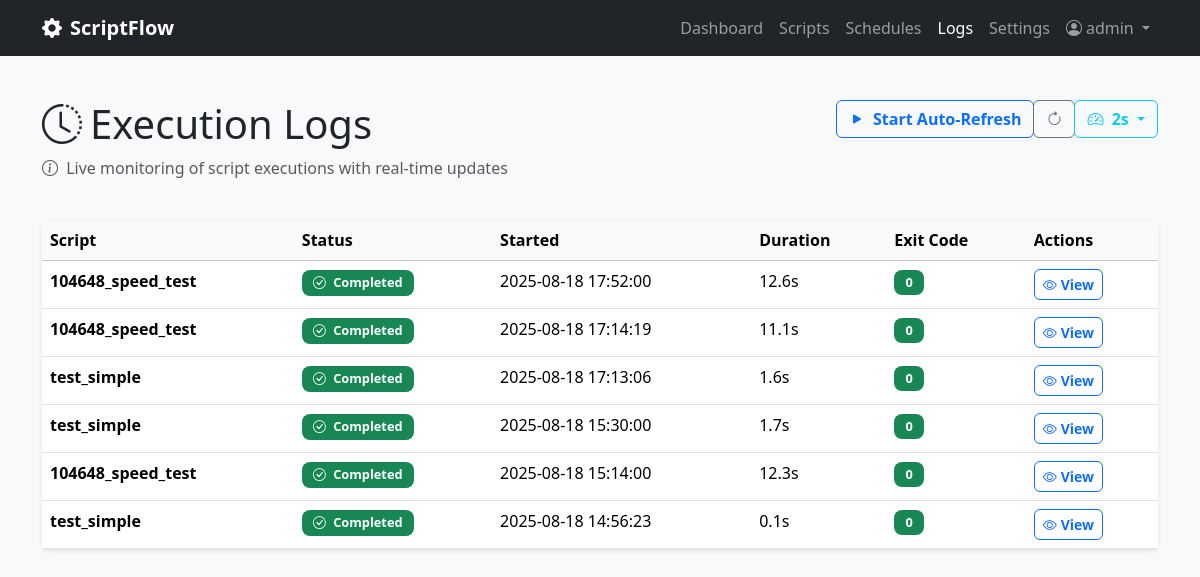
Page /logs (signed in) on the earlier database version.
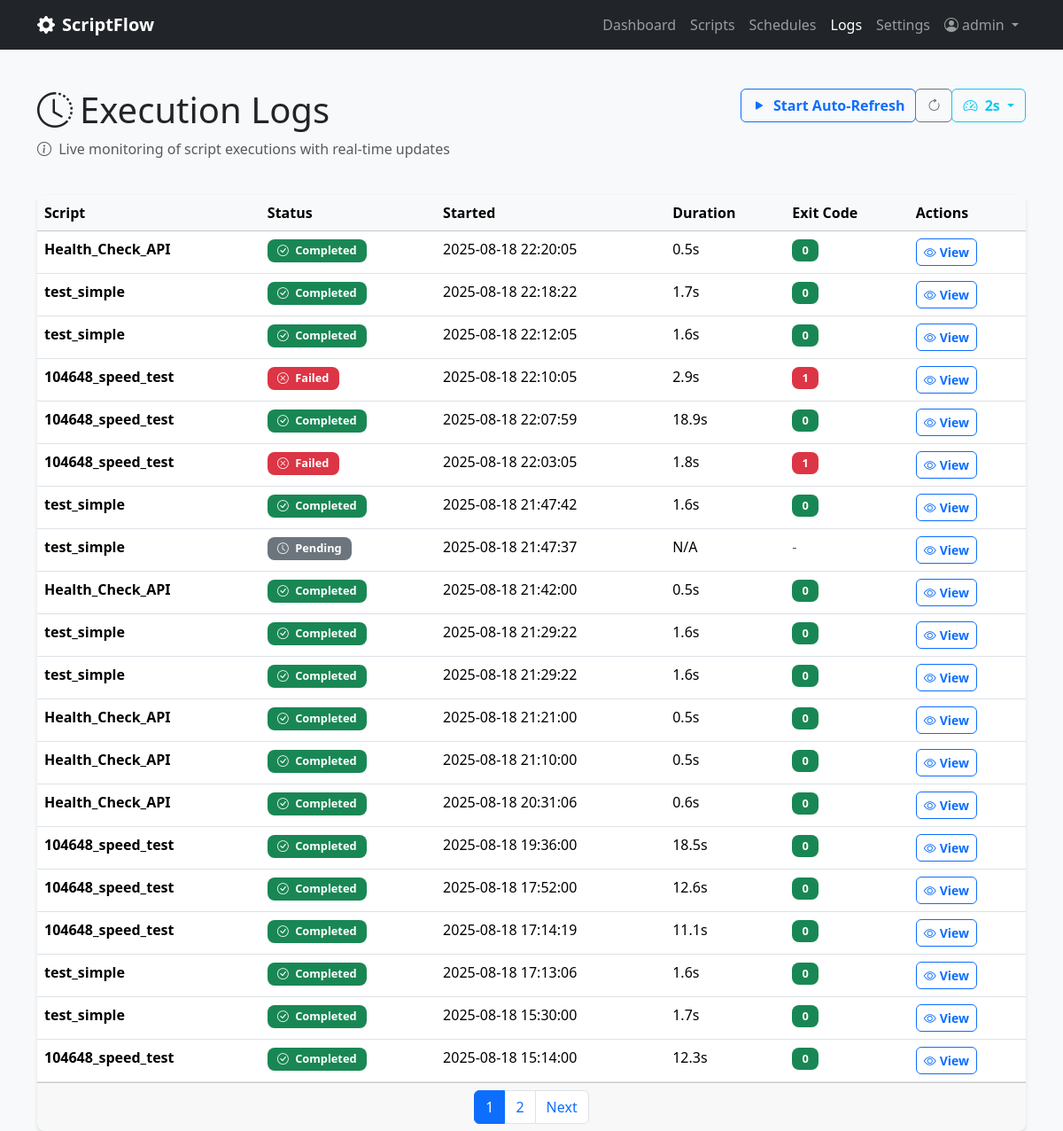
Same page on the later database version.
### scriptflow.py (models this page shows, shortened)
class Execution(db.Model):
    __tablename__ = 'executions'
    id = db.Column(db.Integer, primary_key=True)
    started_at = db.Column(db.DateTime, default=datetime.now, nullable=False)
    completed_at = db.Column(db.DateTime)
    status = db.Column(db.String(20), default='pending', nullable=False)  # pending, running, completed, failed, timeout
    exit_code = db.Column(db.Integer)
    stdout = db.Column(db.Text)
    stderr = db.Column(db.Text)
    duration_seconds = db.Column(db.Float)
    trigger_type = db.Column(db.String(20), default='manual', nullable=False)  # manual, scheduled, api
    script_id = db.Column(db.Integer, db.ForeignKey('scripts.id'), nullable=False)
    user_id = db.Column(db.Integer, db.ForeignKey('users.id'), nullable=False)
    script = db.relationship('Script', backref='executions')
    @property
    def formatted_duration(self):
        if not self.duration_seconds:
            return "N/A"
        if self.duration_seconds < 60:
            return f"{self.duration_seconds:.1f}s"
        else:
            minutes = int(self.duration_seconds // 60)
            seconds = int(self.duration_seconds % 60)
            return f"{minutes}m {seconds}s"

class Script(db.Model):
    __tablename__ = 'scripts'
    id = db.Column(db.Integer, primary_key=True)
    name = db.Column(db.String(100), nullable=False)
    description = db.Column(db.Text)
    filename = db.Column(db.String(255), nullable=False)
    file_path = db.Column(db.String(500), nullable=False)
    script_type = db.Column(db.String(10), nullable=False)  # 'py' or 'bat'
    file_size = db.Column(db.Integer)
    created_at = db.Column(db.DateTime, default=datetime.now)
    updated_at = db.Column(db.DateTime, default=datetime.now, onupdate=datetime.now)
    is_active = db.Column(db.Boolean, default=True)
    user_id = db.Column(db.Integer, db.ForeignKey('users.id'), nullable=False)

### scriptflow.py (the view)
@app.route('/logs')
@login_required
def logs():
    page = request.args.get('page', 1, type=int)
    executions = Execution.query.filter_by(user_id=current_user.id)\
        .order_by(Execution.started_at.desc())\
        .paginate(page=page, per_page=20, error_out=False)
    return render_template('logs.html', executions=executions)

### scriptflow.py (called while the page is built)
@login_manager.user_loader
def load_user(user_id):
    return User.query.get(int(user_id))

### templates/logs.html (shortened to what the changed rows need)
{% extends "base.html" %}
{% block content %}
        <div class="row mb-4">
            <div class="col">
                <h1><i class="bi bi-clock-history me-2"></i>Execution Logs</h1>
            </div>
        </div>
        <div class="card">
            <div class="card-body p-0">
                {% if executions.items %}
                    <div class="table-responsive">
                        <table class="table table-hover mb-0" id="logsTable">
                            <thead class="table-light">
                                <tr>
                                    <th>Script</th>
                                    <th>Status</th>
                                    <th>Started</th>
                                    <th>Duration</th>
                                    <th>Exit Code</th>
                                    <th>Actions</th>
                                </tr>
                            </thead>
                            <tbody id="logsTableBody">
                                {% for execution in executions.items %}
                                <tr>
                                    <td>
                                        <strong>{{ execution.script.name if execution.script else 'Unknown' }}</strong>
                                    </td>
                                    <td>
                                        {% if execution.status == 'running' %}
                                            <span class="badge status-running d-flex align-items-center gap-1">
                                                <i class="bi bi-arrow-clockwise rotating-icon"></i>
                                                Running
                                            </span>
                                        {% elif execution.status == 'completed' %}
                                            <span class="badge bg-success">
                                                <i class="bi bi-check-circle me-1"></i>
                                                Completed
                                            </span>
                                        {% elif execution.status == 'failed' %}
                                            <span class="badge bg-danger">
                                                <i class="bi bi-x-circle me-1"></i>
                                                Failed
                                            </span>
                                        {% elif execution.status == 'pending' %}
                                            <span class="badge bg-secondary">
                                                <i class="bi bi-clock me-1"></i>
                                                Pending
                                            </span>
                                        {% elif execution.status == 'timeout' %}
                                            <span class="badge bg-warning">
                                                <i class="bi bi-stopwatch me-1"></i>
                                                Timeout
                                            </span>
                                        {% else %}
                                            <span class="badge bg-secondary">
                                                {{ execution.status|title }}
                                            </span>
                                        {% endif %}
                                    </td>
                                    <td>{{ execution.started_at.strftime('%Y-%m-%d %H:%M:%S') }}</td>
                                    <td>{{ execution.formatted_duration }}</td>
                                    <td>
                                        {% if execution.exit_code is not none %}
                                            <span class="badge bg-{{ 'success' if execution.exit_code == 0 else 'danger' }}">
                                                {{ execution.exit_code }}
                                            </span>
                                        {% else %}
                                            <span class="text-muted">-</span>
                                        {% endif %}
                                    </td>
                                    <td>
                                        <a href="{{ url_for('view_execution', execution_id=execution.id) }}" class="btn btn-sm btn-outline-primary">
                                            <i class="bi bi-eye me-1"></i>View
                                        </a>
                                    </td>
                                </tr>
                                {% endfor %}
                            </tbody>
                        </table>
                    </div>
                    {% if executions.pages > 1 %}
                    <div class="card-footer">
                        <nav>
                            <ul class="pagination justify-content-center mb-0">
                                {% for page_num in executions.iter_pages() %}
                                    {% if page_num %}
                                        {% if page_num != executions.page %}
                                            <li class="page-item">
                                                <a class="page-link" href="{{ url_for('logs', page=page_num) }}">{{ page_num }}</a>
                                            </li>
                                        {% else %}
                                            <li class="page-item active">
                                                <span class="page-link">{{ page_num }}</span>
                                            </li>
                                        {% endif %}
                                    {% else %}
                                        <li class="page-item disabled">
                                            <span class="page-link">...</span>
                                        </li>
                                    {% endif %}
                                {% endfor %}
                                {% if executions.has_next %}
                                    <li class="page-item">
                                        <a class="page-link" href="{{ url_for('logs', page=executions.next_num) }}">Next</a>
                                    </li>
                                {% endif %}
                            </ul>
                        </nav>
                    </div>
                    {% endif %}
                {% endif %}
            </div>
        </div>
{% endblock %}

Differences in the rows shown:
no longer on this page (row unchanged): Execution: script "test_simple", status "completed" (drawn), started_at "2025-08-18 14:56:23", formatted_duration "0.1s", exit_code "0"
added Execution: script "Health_Check_API", status "completed" (drawn), started_at "2025-08-18 22:20:05", formatted_duration "0.5s", exit_code "0"
added Execution: script "test_simple", status "completed" (drawn), started_at "2025-08-18 22:18:22", formatted_duration "1.7s", exit_code "0"
added Execution: script "test_simple", status "completed" (drawn), started_at "2025-08-18 22:12:05", formatted_duration "1.6s", exit_code "0"
added Execution: script "104648_speed_test", status "failed" (drawn), started_at "2025-08-18 22:10:05", formatted_duration "2.9s", exit_code "1"
added Execution: script "104648_speed_test", status "completed" (drawn), started_at "2025-08-18 22:07:59", formatted_duration "18.9s", exit_code "0"
added Execution: script "104648_speed_test", status "failed" (drawn), started_at "2025-08-18 22:03:05", formatted_duration "1.8s", exit_code "1"
added Execution: script "test_simple", status "completed" (drawn), started_at "2025-08-18 21:47:42", formatted_duration "1.6s", exit_code "0"
added Execution: script "test_simple", status "pending" (drawn), started_at "2025-08-18 21:47:37", formatted_duration "N/A"
added Execution: script "Health_Check_API", status "completed" (drawn), started_at "2025-08-18 21:42:00", formatted_duration "0.5s", exit_code "0"
added Execution: script "test_simple", status "completed" (drawn), started_at "2025-08-18 21:29:22", formatted_duration "1.6s", exit_code "0"
added Execution: script "test_simple", status "completed" (drawn), started_at "2025-08-18 21:29:22", formatted_duration "1.6s", exit_code "0"
added Execution: script "Health_Check_API", status "completed" (drawn), started_at "2025-08-18 21:21:00", formatted_duration "0.5s", exit_code "0"
added Execution: script "Health_Check_API", status "completed" (drawn), started_at "2025-08-18 21:10:00", formatted_duration "0.5s", exit_code "0"
added Execution: script "Health_Check_API", status "completed" (drawn), started_at "2025-08-18 20:31:06", formatted_duration "0.6s", exit_code "0"
added Execution: script "104648_speed_test", status "completed" (drawn), started_at "2025-08-18 19:36:00", formatted_duration "18.5s", exit_code "0"
Other differences:
new list line: "1"
new list line: "2"
text now shown: "Next"
